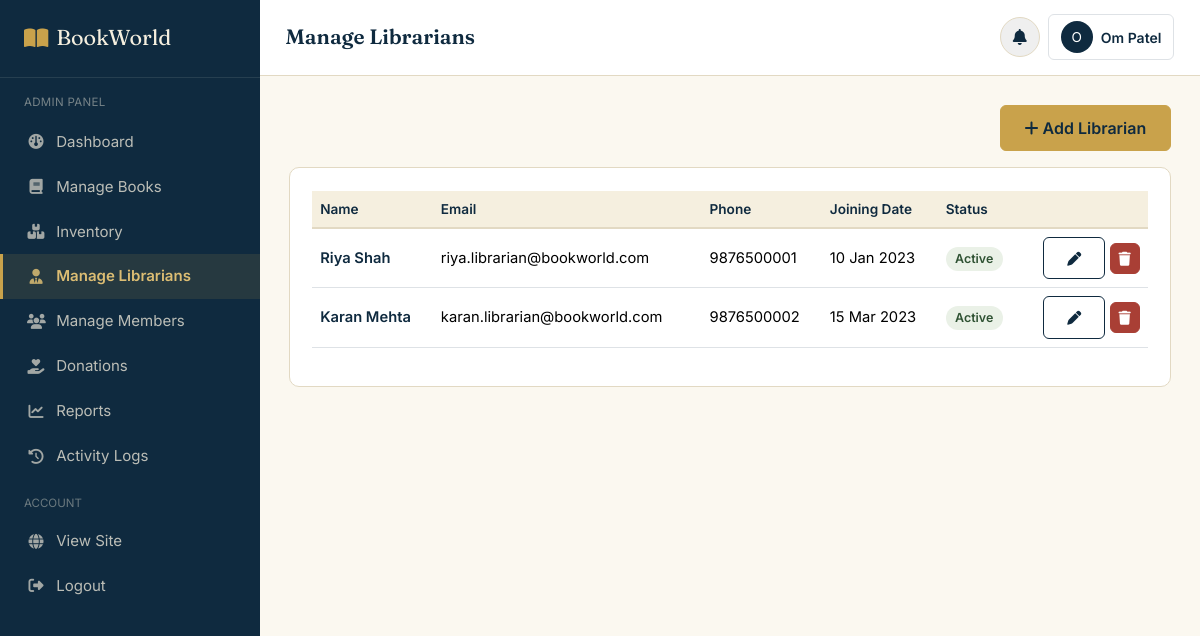
The page /admin/librarians/list.php (signed in) on the database its author committed.
### tables this page shows
CREATE TABLE librarian (
    librarian_id INT AUTO_INCREMENT PRIMARY KEY,
    name VARCHAR(100) NOT NULL,
    email VARCHAR(150) NOT NULL UNIQUE,
    password VARCHAR(255) NOT NULL,
    phone VARCHAR(15),
    address VARCHAR(255),
    joining_date DATE DEFAULT (CURRENT_DATE),
    status ENUM('active','inactive') DEFAULT 'active',
    created_by INT NULL,
    created_at DATETIME DEFAULT CURRENT_TIMESTAMP
);

### includes/functions.php (called while the page is built, shortened)
<?php
function clean($str) {
    return htmlspecialchars(trim($str), ENT_QUOTES, 'UTF-8');
}
function fmt_date($date) {
    return date('d M Y', strtotime($date));
}

### admin/librarians/list.php (the view, shortened to what this page needs)
<?php
require_once '../../config/database.php';
require_once '../../includes/functions.php';
$librarians = mysqli_query($conn, "SELECT * FROM librarian ORDER BY created_at DESC");
?>
<!DOCTYPE html>
<html lang="en">
<head>
<link href="https://cdn.jsdelivr.net/npm/bootstrap@5.3.3/dist/css/bootstrap.min.css" rel="stylesheet">
<link rel="stylesheet" href="https://cdnjs.cloudflare.com/ajax/libs/font-awesome/6.5.2/css/all.min.css">
<link rel="stylesheet" href="../../assets/css/style.css">
<link rel="stylesheet" href="../../assets/css/dashboard.css">
</head>
<body>
<div class="bw-app">
<?php include '../../includes/sidebar_admin.php'; ?>
<main class="bw-main">
<?php include '../../includes/dashboard_topbar.php'; ?>
<div class="bw-content">
  <div class="d-flex justify-content-end mb-3">
    <a href="add.php" class="btn btn-bw-primary"><i class="fa-solid fa-plus me-1"></i>Add Librarian</a>
  </div>
  <div class="bw-panel">
    <div class="table-responsive">
      <table class="table table-bw align-middle">
        <thead><tr><th>Name</th><th>Email</th><th>Phone</th><th>Joining Date</th><th>Status</th><th></th></tr></thead>
        <tbody>
          <?php while ($l = mysqli_fetch_assoc($librarians)): ?>
            <tr>
              <td class="fw-semibold text-navy"><?= clean($l['name']) ?></td>
              <td><?= clean($l['email']) ?></td>
              <td><?= clean($l['phone']) ?></td>
              <td><?= fmt_date($l['joining_date']) ?></td>
              <td><?= $l['status']==='active' ? '<span class="badge-bw-success">Active</span>' : '<span class="badge-bw-danger">Inactive</span>' ?></td>
              <td class="text-end">
                <a href="edit.php?id=<?= $l['librarian_id'] ?>" class="btn btn-sm btn-bw-outline"><i class="fa-solid fa-pen"></i></a>
                <form action="delete.php" method="POST" class="d-inline">
                  <button type="button" class="btn btn-sm btn-bw-danger bw-confirm-delete" data-item="<?= clean($l['name']) ?>"><i class="fa-solid fa-trash"></i></button>
                </form>
              </td>
            </tr>
          <?php endwhile; ?>
        </tbody>
      </table>
    </div>
  </div>
</div>
</main>
</div>
</body>
</html>

### assets/css/style.css (style rules this page uses)
:root { --bw-navy: #0F2A3F; --bw-navy-light: #1A4160; --bw-green: #2F5233; --bw-green-light: #3E6B45; --bw-brass: #C9A24B; --bw-brass-light: #DCBD73; --bw-paper: #F5EFDF; --bw-paper-soft: #FBF8F0; --bw-ink: #1D2430; --bw-slate: #5B6472; --bw-line: #E2D9C3; --bw-danger: #A93F35; --bw-danger-bg: #FBEAE7; --bw-success: #2F5233; --bw-success-bg: #EAF1E7; --bw-warning: #B4791F; --bw-warning-bg: #FBF1E1; --font-display: 'Fraunces', Georgia, serif; --font-body: 'Inter', -apple-system, BlinkMacSystemFont, sans-serif; --radius-sm: 6px; --radius-md: 10px; --shadow-card: 0 1px 3px rgba(15, 42, 63, 0.08), 0 1px 2px rgba(15, 42, 63, 0.06); }
* { box-sizing: border-box; }
body { font-family: var(--font-body); color: var(--bw-ink); background: var(--bw-paper-soft); margin: 0; }
a { color: var(--bw-navy); text-decoration: none; }
.btn-bw-primary { background: var(--bw-brass); border: 1px solid var(--bw-brass); color: var(--bw-navy); font-weight: 600; padding: 0.65rem 1.5rem; border-radius: var(--radius-sm); transition: transform 0.15s ease, box-shadow 0.15s ease; }
.btn-bw-outline { background: transparent; border: 1.5px solid var(--bw-navy); color: var(--bw-navy); font-weight: 600; padding: 0.6rem 1.45rem; border-radius: var(--radius-sm); transition: all 0.15s ease; }
.btn-bw-danger { background: var(--bw-danger); border: 1px solid var(--bw-danger); color: #fff; font-weight: 600; border-radius: var(--radius-sm); }
.badge-bw-success { background: var(--bw-success-bg); color: var(--bw-success); font-weight: 600; }
.badge-bw-success, .badge-bw-danger, .badge-bw-warning, .badge-bw-navy { padding: 0.35em 0.75em; border-radius: 20px; font-size: 0.78rem; }
.text-navy { color: var(--bw-navy) !important; }

### assets/css/dashboard.css (style rules this page uses)
.bw-app { display: flex; min-height: 100vh; }
.bw-main { flex: 1; min-width: 0; background: var(--bw-paper-soft); }
.bw-content { padding: 1.8rem; }
.bw-panel { background: #fff; border: 1px solid var(--bw-line); border-radius: var(--radius-md); padding: 1.4rem; }
.table-bw thead th { background: var(--bw-paper); color: var(--bw-navy); font-weight: 600; font-size: 0.85rem; border-bottom: 2px solid var(--bw-line); }
.table-bw td { vertical-align: middle; font-size: 0.92rem; }

### rows shown on the page
librarian: name "Riya Shah", email "riya.librarian@bookworld.com", phone "9876500001", joining_date "10 Jan 2023", status "Active"
librarian: name "Karan Mehta", email "karan.librarian@bookworld.com", phone "9876500002", joining_date "15 Mar 2023", status "Active"

### other values the page prints
$page_title "Manage Librarians"
substr($current_user_name, 0, 1) "O"
$current_user_name "Om Patel"
